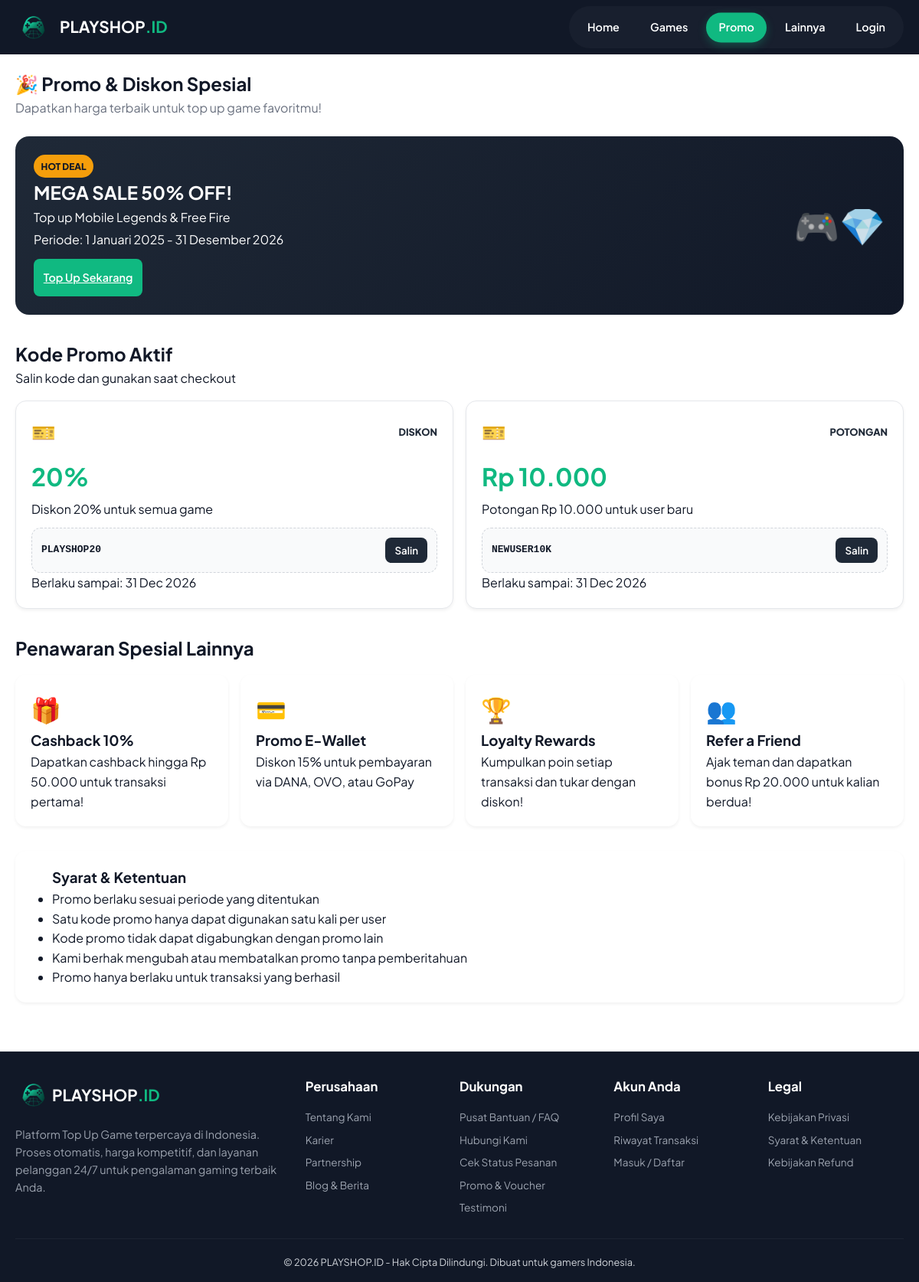
/promo.php, run on the app's committed database.
### tables this page shows
CREATE TABLE IF NOT EXISTS vouchers (
  id INT PRIMARY KEY AUTO_INCREMENT,
  code VARCHAR(50) NOT NULL UNIQUE,
  type ENUM('percentage','fixed') NOT NULL DEFAULT 'percentage',
  amount INT NOT NULL DEFAULT 0,
  description VARCHAR(255) NOT NULL,
  expired_date DATE NULL,
  status ENUM('active','inactive') NOT NULL DEFAULT 'active',
  usage_limit INT NULL DEFAULT NULL,
  used_count INT NOT NULL DEFAULT 0,
  created_at TIMESTAMP DEFAULT CURRENT_TIMESTAMP,
  updated_at TIMESTAMP DEFAULT CURRENT_TIMESTAMP ON UPDATE CURRENT_TIMESTAMP
);

### promo.php (the view, shortened to what this page needs)
<?php
require_once 'config/database.php';
$stmt = $pdo->query("SELECT * FROM vouchers WHERE status = 'active' AND expired_date >= CURDATE() ORDER BY created_at DESC");
$promos = $stmt->fetchAll(PDO::FETCH_ASSOC);
?>
<!DOCTYPE html>
<html lang="id">
<head>
    <link rel="stylesheet" href="css/style.css">
</head>
<body>
    <?php include "includes/header.php"; ?>
    <section class="promo-section">
        <div class="container">
            <h1 class="page-title">🎉 Promo & Diskon Spesial</h1>
            <p class="page-subtitle">Dapatkan harga terbaik untuk top up game favoritmu!</p>
            <div class="featured-promo">
                <div class="promo-banner">
                    <div class="banner-content">
                        <span class="promo-badge">HOT DEAL</span>
                        <h2>MEGA SALE 50% OFF!</h2>
                        <p>Top up Mobile Legends & Free Fire</p>
                        <p class="promo-period">Periode: 1 Januari 2025 - 31 Desember 2026</p>
                        <a href="index.php" class="btn-primary">Top Up Sekarang</a>
                    </div>
                    <div class="banner-graphic">🎮💎</div>
                </div>
            </div>
            <div class="vouchers-section">
                <h2>Kode Promo Aktif</h2>
                <p>Salin kode dan gunakan saat checkout</p>
                <div class="vouchers-grid">
                    <?php if(count($promos) > 0): ?>
                        <?php foreach($promos as $promo): ?>
                        <div class="voucher-card">
                            <div class="voucher-header">
                                <span class="voucher-icon">🎫</span>
                                <span class="voucher-type"><?php echo $promo['type'] === 'percentage' ? 'DISKON' : 'POTONGAN'; ?></span>
                            </div>
                            <div class="voucher-body">
                                <h3 class="voucher-value">
                                    <?php
                                    if($promo['type'] === 'percentage') {
                                        echo $promo['amount'] . '%';
                                    } else {
                                        echo 'Rp ' . number_format($promo['amount'], 0, ',', '.');
                                    }
                                    ?>
                                </h3>
                                <p class="voucher-desc"><?php echo $promo['description']; ?></p>
                                <div class="voucher-code-box">
                                    <code class="voucher-code"><?php echo $promo['code']; ?></code>
                                    <button onclick="copyCode('<?php echo $promo['code']; ?>')" class="btn-copy">Salin</button>
                                </div>
                                <p class="voucher-expiry">Berlaku sampai: <?php echo date('d M Y', strtotime($promo['expired_date'])); ?></p>
                            </div>
                        </div>
                        <?php endforeach; ?>
                    <?php endif; ?>
                </div>
            </div>
            <div class="special-offers">
                <h2>Penawaran Spesial Lainnya</h2>
                <div class="offers-grid">
                    <div class="offer-card">
                        <div class="offer-icon">🎁</div>
                        <h3>Cashback 10%</h3>
                        <p>Dapatkan cashback hingga Rp 50.000 untuk transaksi pertama!</p>
                    </div>
                    <div class="offer-card">
                        <div class="offer-icon">💳</div>
                        <h3>Promo E-Wallet</h3>
                        <p>Diskon 15% untuk pembayaran via DANA, OVO, atau GoPay</p>
                    </div>
                    <div class="offer-card">
                        <div class="offer-icon">🏆</div>
                        <h3>Loyalty Rewards</h3>
                        <p>Kumpulkan poin setiap transaksi dan tukar dengan diskon!</p>
                    </div>
                    <div class="offer-card">
                        <div class="offer-icon">👥</div>
                        <h3>Refer a Friend</h3>
                        <p>Ajak teman dan dapatkan bonus Rp 20.000 untuk kalian berdua!</p>
                    </div>
                </div>
            </div>
            <div class="promo-terms">
                <h3>Syarat & Ketentuan</h3>
                <ul>
                    <li>Promo berlaku sesuai periode yang ditentukan</li>
                    <li>Satu kode promo hanya dapat digunakan satu kali per user</li>
                    <li>Kode promo tidak dapat digabungkan dengan promo lain</li>
                    <li>Kami berhak mengubah atau membatalkan promo tanpa pemberitahuan</li>
                    <li>Promo hanya berlaku untuk transaksi yang berhasil</li>
                </ul>
            </div>
        </div>
    </section>
    <?php include __DIR__ . '/includes/footer.php'; ?>
</body>
</html>

### data on the page
vouchers: type "DISKON", amount "20", description "Diskon 20% untuk semua game", code "PLAYSHOP20", expired_date "31 Dec 2026"
vouchers: type "POTONGAN", amount "10.000", description "Potongan Rp 10.000 untuk user baru", code "NEWUSER10K", expired_date "31 Dec 2026"
